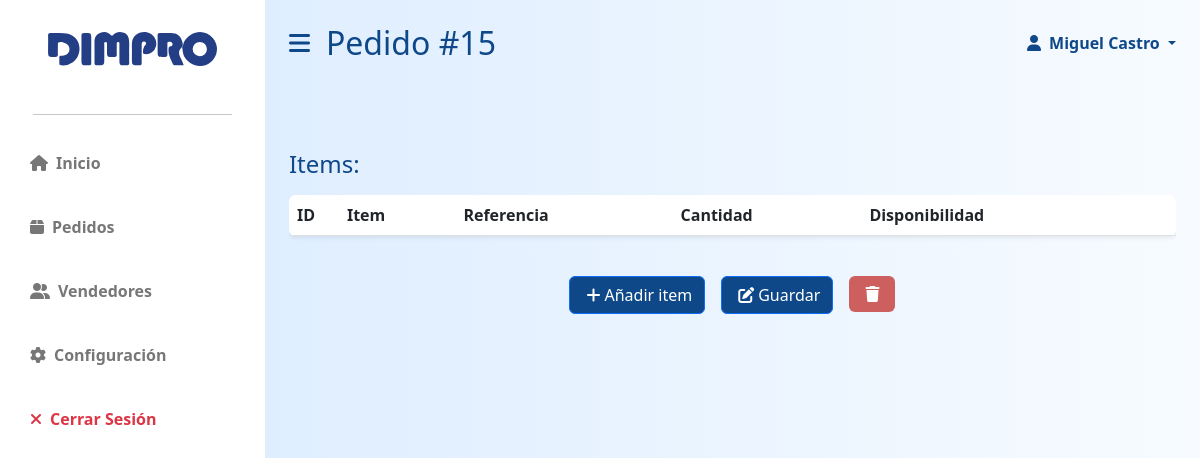
Page /app/staff/view/order/edit/15/ (signed in) on the committed database.
### dimpro/models.py (models this page shows, shortened)
class Order(models.Model):
    user_email = models.ForeignKey(User, on_delete=models.CASCADE, related_name='orders')
    status = models.CharField(max_length=16,choices= [
        ('preparado', 'Preparado'),
        ('pendiente', 'Pendiente')
    ])
    client_id = models.ForeignKey(Contact, on_delete=models.CASCADE, related_name='orders')
    date = models.DateTimeField(auto_now_add=True)
    total = models.DecimalField(max_digits=7, decimal_places=2)

class User(AbstractBaseUser, PermissionsMixin):
    id = models.AutoField(primary_key=True)
    email = models.EmailField(blank=True, default='', unique=True)
    name = models.CharField(max_length=255, blank=True, default='')
    last_name = models.CharField(max_length=255, blank=True, default='')
    phoneregex = RegexValidator(regex=r"^\+?58?\d{11,15}$")
    phonenumber = models.CharField(
        validators=[phoneregex], max_length=17, blank=True, null=False
    )
    is_active = models.BooleanField(default=True)
    is_superuser = models.BooleanField(default=False)
    is_staff = models.BooleanField(default=False)
    is_operator = models.BooleanField(default=False)
    date_joined = models.DateTimeField(default=timezone.now)
    last_login = models.DateTimeField(blank=True, null=True)
    objects = CustomUserManager()
    USERNAME_FIELD = 'email'
    EMAIL_FIELD = 'email'
    REQUIRED_FIELDS = []
    class Meta:
        verbose_name = 'User'
        verbose_name_plural = 'Users'

### dimpro/views.py (the view)
# urls.py: path("staff/view/order/edit/<int:id>/", views.edit_order, name='edit_order'),
@only_for('staff')
def edit_order(request, id):
    if request.method == 'POST':
        data = json.loads(request.body)
        for row in data:
            quantity = int(row['quantity'])
            try:
                product = Product.objects.get(item=row['item'])
                object = Order_Product.objects.get(order_id=id, product_id=product.id)
                if quantity == 0:
                    object.delete()
                else:
                    object.quantity = int(quantity)
                    object.save()
            except Order_Product.DoesNotExist:
                if quantity == 0:
                    continue
                else:
                    order = Order.objects.get(id=id)
                    product = Product.objects.get(item=row['item'])
                    Order_Product.objects.create(order_id=order, product_id=product, quantity=quantity)
        messages.success(request, 'Pedido actualizado exitosamente.')
        return HttpResponseRedirect(reverse('dimpro:control'))
    else:
        order = Order.objects.get(id=id)
        products = Product.objects.all()
        return render(request, 'dimpro/staff/staff_order_view_edit.html', {
            'order':order,
            'products': products
        })

### dimpro/templates/dimpro/staff/staff_order_view_edit.html (shortened to what this page needs)
{% extends 'dimpro/staff/staff_layout.html' %}
{% load static %}
{% block stitle %}
    Pedido #{{ order.id }}
{% endblock %}
{% block body %}
    <div class="row g-3 my-5">
        <div class="col-md-12 col-12">
            <div class="col-md-12 d-flex flex-row">
                <div class="col-6 col-md-6  align-items-center">
                    <h3 id="item-count"class="fs-4 mb-3 primary-text">Items: </h3>
                </div>
            </div>
            <div class="col mx-auto d-flex flex-column">
                <form action="javascript:postData();" method="post"  onsubmit="window.location.href=`{% url 'dimpro:control' %}`; ">
                    <div class="table-responsive">
                        <table id="datatable-orders" class="table bg-white rounded shadow-sm table-hover">
                            <thead>
                                <tr>
                                    <th width="50">ID</th>
                                    <th>Item</th>
                                    <th>Referencia</th>
                                    <th>Cantidad</th>
                                    <th>Disponibilidad</th>
                                    <th></th>
                                </tr>
                            </thead>
                        </table>
                    </div>
                    <div class="col-12 col-md-12 mt-4 text-end d-flex justify-content-center">
                        <button onclick="addRow();"type="button" id="add-product"class="mx-2 grow btn btn-primary"><i class="fa-solid fa-plus mx-1"></i>Añadir item</button>
                        <button type="submit" class="mx-2 grow btn btn-primary"><i class="fa-solid fa-pen-to-square mx-1"></i>Guardar</button>
                        {% if user.is_operator %}
                        <a href="{% url 'dimpro:delete_order' order.id %}">
                            <button style="background-color: rgb(206, 95, 95) !important; border: none;" type="button" class=" mx-2 btn btn-primary grow"><i class="fa-solid fa-trash mx-1"></i></button>
                        </a>
                        {% endif %}
                    </div>
                </form>
            </div>
        </div>
    </div>
{% endblock %}

### dimpro/templates/dimpro/staff/staff_layout.html (shortened to what this page needs)
{% load static %}
<!DOCTYPE html>
<html lang="es">
    <head>
        <link rel="stylesheet" href="https://cdn.jsdelivr.net/npm/bootstrap@5.2.3/dist/css/bootstrap.min.css" />
        <link rel="stylesheet" href="https://cdn.datatables.net/1.13.1/css/dataTables.bootstrap5.min.css" />
        <link rel="stylesheet" href="https://cdnjs.cloudflare.com/ajax/libs/font-awesome/6.2.1/css/all.min.css" />
        <link rel="stylesheet" href="{% static 'dimpro/styles.css' %}">
    </head>
    <body data-is-operator="{{ request.user.is_operator }}">
        <div class="d-flex" id="wrapper">
            <div class="bg-white" id="sidebar-wrapper">
                <div class="sidebar-heading text-center py-4 primary-text fs-4 fw-bold text-uppercase">
                    <a href="{% url 'dimpro:control' %}" class="growt">
                        <img class="mx-0 w-75 mb-2 mt-2"src="{% static 'dimpro/logodimpro.svg' %}" id="dimpro-sidebar-logo"alt="" >
                    </a>
                </div>
                <hr class="w-75 mx-auto">
                <div class="list-group list-group-flush my-3">
                    <a href="{% url 'dimpro:control' %}" class="growt list-group-item list-group-item-action bg-transparent second-text fw-bold">
                        <i class="fas fa-house me-2"></i>Inicio
                    </a>
                    <a href="{% url 'dimpro:staff_orders' %}" class="growt list-group-item list-group-item-action bg-transparent second-text fw-bold">
                        <i class="fas fa-box me-2"></i>Pedidos
                    </a>
                    <a href="{% url 'dimpro:staff_clients' %}" class="growt list-group-item list-group-item-action bg-transparent second-text fw-bold">
                        <i class="fas fa-user-group me-2"></i>Vendedores
                    </a>
                    {% if user.is_operator %}
                    <a href="{% url 'dimpro:staff_settings' %}" class="growt list-group-item list-group-item-action bg-transparent second-text fw-bold">
                        <i class="fas fa-gear me-2"></i>Configuración
                    </a>
                    {% endif %}
                    <a href="{% url 'dimpro:logout' %}" class="growt list-group-item list-group-item-action bg-transparent text-danger fw-bold">
                        <i class="fas fa-xmark me-2"></i>Cerrar Sesión
                    </a>
                </div>
            </div>
            <div id="page-content-wrapper">
                <nav class="navbar d-flex navbar-expand-lg navbar-light bg-transparent py-4 px-4">
                    <div class="col-6 d-flex align-items-center">
                        <i class="fas fa-bars primary-text fs-4 me-3" id="menu-toggle"></i>
                        <h2 class="fs-2 m-0 primary-text">{% block stitle %}{% endblock %}</h2>
                    </div>
                    <div class="col-6 d-flex justify-content-end">
                        <a class="nav-link dropdown-toggle primary-text fw-bold" href="#" id="navbarDropdown"
                                        role="button" data-bs-toggle="dropdown" aria-expanded="false" >
                                        <i class="fas fa-user me-2"></i>{{ user.name }} {{ user.last_name }}
                        </a>
                    </div>
                </nav>
                <div class="container-fluid px-4 mb-5">
                    {% block body %}{% endblock %}
                </div>
            </div>
        </div>
    </body>
</html>

### dimpro/static/dimpro/styles.css (style rules this page uses)
:root { --main-bg-color:#0e4889; --main-text-color: #0e4889; --second-text-color: #fff; --second-bg-color: #4378da; --third-text-color: #777777; }
a { text-decoration: none !important; }
.primary-text { color: var(--main-text-color) }
.second-text { color: var(--second-text-color) }
.grow { transition: all .2s ease-in-out; }
.growt { transition: all .2s ease-in-out; }
table { overflow-x: scroll; }
#wrapper { overflow-x: hidden; background-image: linear-gradient( to right, #d8eaff, #f7fbff ) }
.btn-primary { background-color: var(--main-bg-color); }
#sidebar-wrapper { min-height: 100vh; margin-left: -15rem; transition: margin 0.25s ease-out; }
#sidebar-wrapper .sidebar-heading { padding: 0.875rem 1.25rem; font-size: 1.2rem; }
#sidebar-wrapper .list-group { width: 15rem; }
#page-content-wrapper { min-width: 100vw; }
#menu-toggle { cursor: pointer; transition: margin 2s ease-out; }
.list-group-item { color: var(--third-text-color); border: none; padding: 20px 30px; }
a { text-decoration: none; }
.btn { white-space: no-wrap !important; overflow: hidden !important; display: block !important; }
@media (min-width: 1024px) { #sidebar-wrapper { margin-left: 0; } }
@media (min-width: 1024px) { #page-content-wrapper { min-width: 0; width: 100%; } }

### rows in the picture
Order: id "15"
User: name "Miguel", last_name "Castro"
